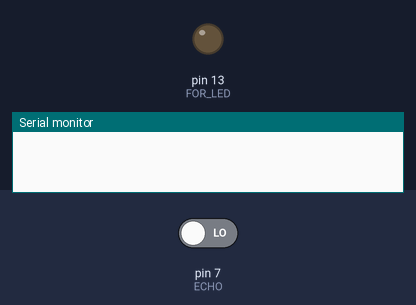
Bench run of a sketch on a simulated Arduino Uno, built with avr-gcc and run on an emulated ATmega328P. Shown: output pins drawn as LEDs (lit = HIGH), the last lines printed to the serial monitor. The inputs (shaded band) are chosen by the test bench; at power-on: pin 7 (ECHO) LOW. Pins used as bus, display or sensor lines are not drawn.

Above: at 0.1 s.
At 1.1 s:
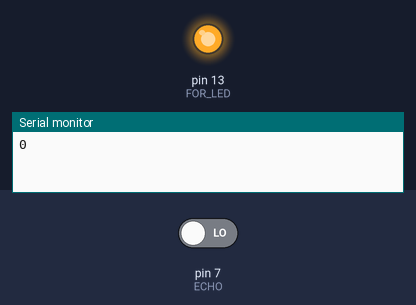
Timing chart, 0 to 2.6 s (numbered marks = the images above):
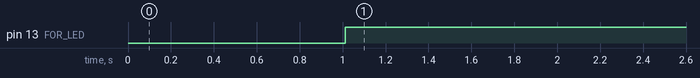

Measured:
- by itself, pin 13 (FOR_LED): LOW → HIGH at 1.0 s

The sketch:

ULTRASONIC.ino
```cpp
void setup() {
Serial.begin(9600);
pinMode(6,OUTPUT);  //TRIGGER
pinMode(7,INPUT);   //ECHO
pinMode(13,OUTPUT); //FOR LED
}

void loop() {
  // put your main code here, to run repeatedly:
  long duration,distance;
  digitalWrite(6,LOW);
  delay(2);
  digitalWrite(6,HIGH);
  delay(10);
  digitalWrite(6,LOW);
  duration=pulseIn(7,HIGH);  //Reads a pulse (either HIGH or LOW) on a pin.
  //For example, if value is HIGH, pulseIn() waits for the pin to go HIGH,
  //starts timing, then waits for the pin to go LOW and stops timing.
  distance=(duration/2)/29.1;
  if(distance<10)
  {
    digitalWrite(13,HIGH);
    Serial.println(distance);
    delay(1000);
  }
  else
  {
   digitalWrite(13,LOW);
   Serial.println(distance);
   delay(1000);
   }
}
```
